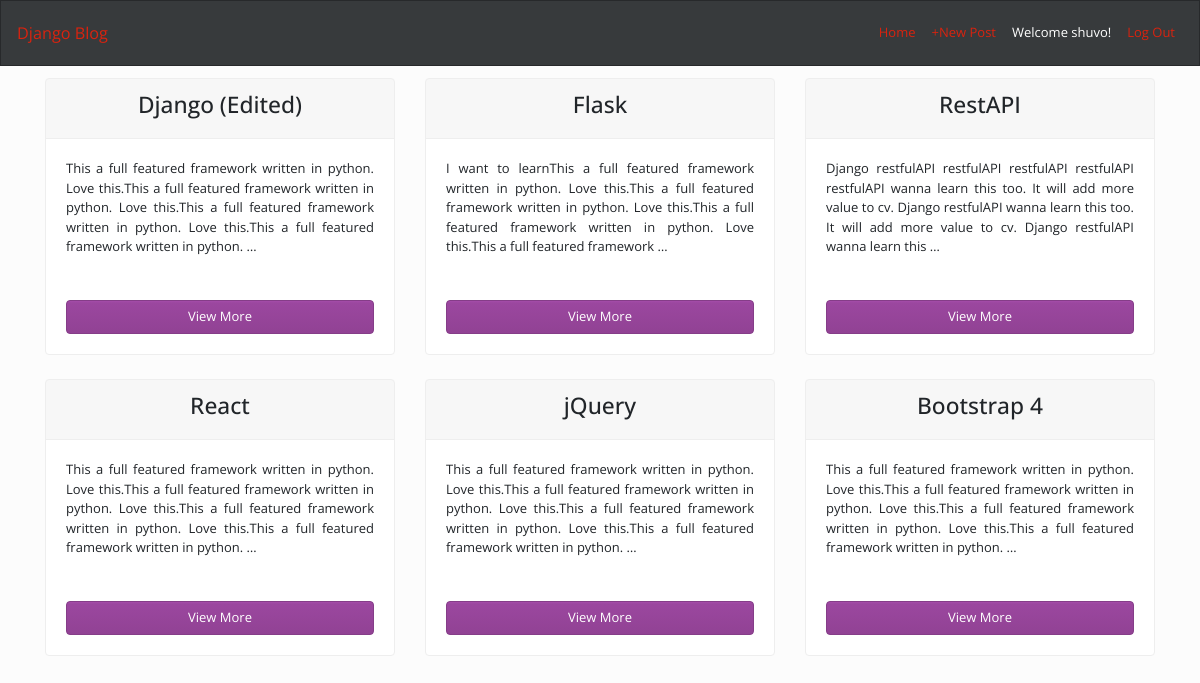
The app's page / (signed in) with its own data.
### blog/models.py (models this page shows, shortened)
class Post(models.Model):
    title = models.CharField(max_length =200)
    author = models.ForeignKey('auth.User', on_delete= models.CASCADE)
    body = models.TextField()

### blog/views.py (the view)
# urls.py: path('', views.BlogListView.as_view(), name='home'),
class BlogListView(LoginRequiredMixin, ListView):
    model = Post
    login_url = 'login'
    template_name = 'blog/home.html'

### templates/blog/home.html
{% extends 'base.html' %}
{% block content %}
<div class="row">
    {% for post in object_list %}
    <div class="col-md-6 col-lg-4 col-sm-12 mb-4">
        <div class="card listing-preview">
            <div class="card-header">
                <h3 class="text-center">
                    {{ post.title }}
                </h3>
            </div>
            <div class="card-body text-justify">
                {{ post.body|truncatewords:35 }}
                <div class="mt-4">
                    <br />
                    <a href="{% url 'detail' post.id %}" class="btn btn-warning btn-block" >
                        View More
                    </a>
                </div>
            </div>
        </div>
    </div>
    {% endfor %}
</div>
{% endblock %}

### templates/base.html (shortened to what this page needs)
{% load static %}
<!DOCTYPE html>
<html lang="en">
<head>
    <link rel="stylesheet" href="{% static 'css/sim.css' %}">
</head>
<body>
    <nav class="navbar navbar-expand-sm bg-dark navbar-primary fixed-top">
        <a class="navbar-brand" href="{% url 'home' %}">Django Blog</a>
        <ul class="navbar-nav ml-auto">
            <li class="nav-item">
                <a class="nav-link" href="{% url 'home' %}">Home</a>
            </li>
            {% if user.is_authenticated %}
            <li class="nav-item">
                <a class="nav-link" href="{% url 'new' %}">+New Post</a>
            </li>
            <li class="nav-item">
                <a class="nav-link text-light">Welcome {{ user.username }}!</a>
            </li>
            <li class="nav-item">
                <a class="nav-link" href="{% url 'logout' %}">Log Out</a>
            </li>
            {% endif %}
        </ul>
    </nav>
    <br><br><br> <br>
    <div class="container">
        {% block content %}
        {% endblock %}
    </div>
</body>
</html>

### records on screen
Post: title "Django (Edited)", body "This a full featured framework written in python. Love this.This a full featured framework written in python. Love this.This a full featured framework written in python. Love this.This a full featured framework written in python. …"
Post: title "Flask", body "I want to learnThis a full featured framework written in python. Love this.This a full featured framework written in python. Love this.This a full featured framework written in python. Love this.This a full featured framework …"
Post: title "RestAPI", body "Django restfulAPI restfulAPI restfulAPI restfulAPI restfulAPI wanna learn this too. It will add more value to cv. Django restfulAPI wanna learn this too. It will add more value to cv. Django restfulAPI wanna learn this …"
Post: title "React", body "This a full featured framework written in python. Love this.This a full featured framework written in python. Love this.This a full featured framework written in python. Love this.This a full featured framework written in python. …"
Post: title "jQuery", body "This a full featured framework written in python. Love this.This a full featured framework written in python. Love this.This a full featured framework written in python. Love this.This a full featured framework written in python. …"
Post: title "Bootstrap 4", body "This a full featured framework written in python. Love this.This a full featured framework written in python. Love this.This a full featured framework written in python. Love this.This a full featured framework written in python. …"

### other values on screen
{{ user.username }} "shuvo"
